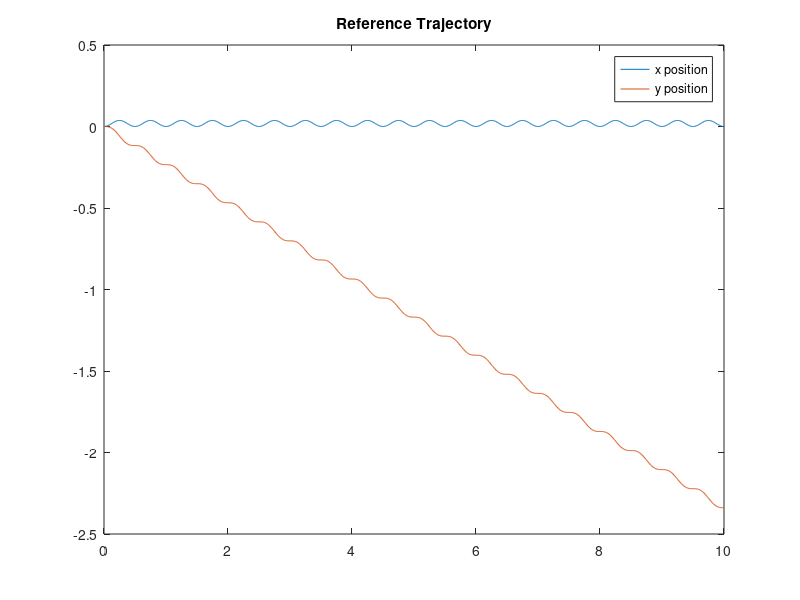

MATLAB code for this plot:
clc
close
clear all

Ts = 0.01;  % sampling time
T = 10;  % total sim time (seconds)
time = 0:Ts:T;

g = 9.81;
Ix = 0.0093;
Iy = 0.0092;

v = 1;             % Linear x-velocity
A_sin = 10;         % Amplitude
omega = 2*pi;      % 1 Hz sine wave

x_pos = v * time;
y_pos = A_sin * sin(omega * time);

N = length(time);
% x_ref = zeros(8, N);
% x_ref(1, :) = x_pos;
% x_ref(2, :) = y_pos;

theta_x = 0.3 * sin(4*pi*time);   % faster, larger motion
theta_y = 0.3 * cos(4*pi*time);

% % Reasonable yaw/pitch angles over time
% theta_x = 0.1 * sin(2*pi*time);   % radians
% theta_y = 0.1 * cos(2*pi*time);

% Integrate to get linear acceleration:
vx_dot = g * theta_y;
vy_dot = -g * theta_x;

% Integrate again to get velocities and positions
vx = cumtrapz(time, vx_dot);
vy = cumtrapz(time, vy_dot);

x_pos = cumtrapz(time, vx);
y_pos = cumtrapz(time, vy);

x_ref = zeros(8, length(time));
x_ref(1, :) = x_pos;
x_ref(2, :) = y_pos;
x_ref(3, :) = vx;
x_ref(4, :) = vy;
x_ref(5, :) = theta_x;
x_ref(6, :) = theta_y;

tt = reshape(x_ref, [], 1);



Ac = [
    0 0 1 0 0 0 0 0 
    0 0 0 1 0 0 0 0
    0 0 0 0 0 g 0 0
    0 0 0 0 -g 0 0 0
    0 0 0 0 0 0 1 0
    0 0 0 0 0 0 0 1 
    0 0 0 0 0 0 0 0 
    0 0 0 0 0 0 0 0
    ];

Bc = [
    0 0
    0 0
    0 0
    0 0
    0 0
    0 0
    1/Ix 0
    0 1/Iy
    ];

sys = ss(Ac, Bc, [], []);
sys_d = c2d(sys, Ts, 'zoh');

A_d = sys_d.A;
B_d = sys_d.B;



u = zeros(2, N-1);  % 2 inputs over N-1 steps

for k = 1:N-1
    xk = x_ref(:, k);
    xk1 = x_ref(:, k+1);
    u(:, k) = pinv(B_d) * (xk1 - A_d * xk);
end

plot(time, x_ref(1,:), time, x_ref(2,:));
legend('x position','y position');
title('Reference Trajectory');

u_min = min(u, [], 2);
u_max = max(u, [], 2);

% Add 10% safety margin
margin = 0.1;
u_lower_bound = u_min .* (1 + sign(u_min) * margin);
u_upper_bound = u_max .* (1 + sign(u_max) * margin);

fprintf('Input bounds:\n');
fprintf('u1 ∈ [%.4f, %.4f]\n', u_lower_bound(1), u_upper_bound(1));
fprintf('u2 ∈ [%.4f, %.4f]\n', u_lower_bound(2), u_upper_bound(2));
